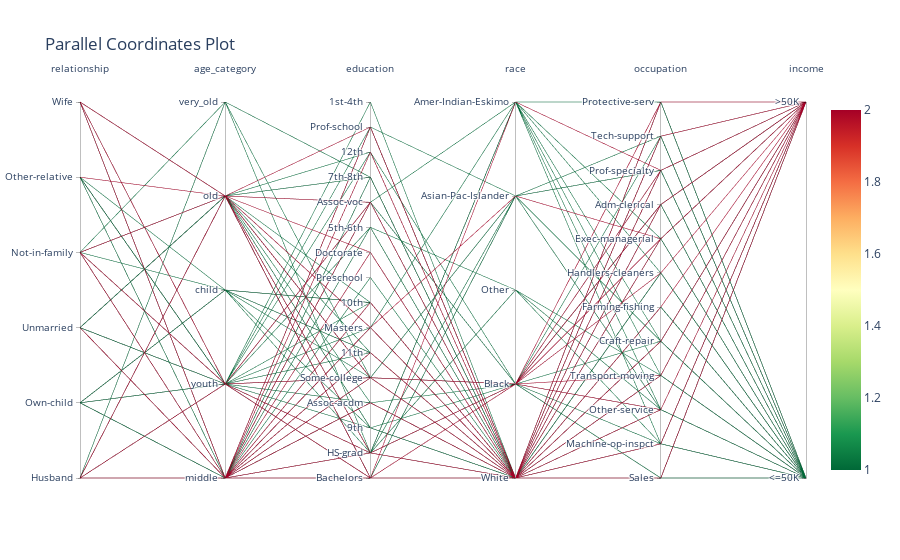

Notebook code cell kept with this figure:
### Markdown cell above
##### 可视化策略3
- 使用平行坐标图可视化（relationship, age_catrgory, education, race, occupation）等相对区分度较高的变量，发掘各变量之间的关系

### Code cell
# 使用平行坐标图，分析不同的变量取值组合下，income 的分布情况
import plotly.graph_objects as go

def parallel_coordinates_plot(df, cols, hue_col, title):
    dimensions = list()
    for col in cols:
        unique_values = df[col].unique()
        col_value_map = dict()
        for i, val in enumerate(unique_values):
            col_value_map[val] = i + 1 
        col_values = [col_value_map[val] for val in df[col]]
        dim = dict(range = [1, len(unique_values)],
                   tickvals = [i for i in range(1, len(unique_values) + 1)],
                   ticktext = unique_values,
                   label = col, values = col_values)
        dimensions.append(dim)
        
    hue_values = df[hue_col].unique()
    color_map = dict()
    for i, hue_value in enumerate(hue_values):
        color_map[hue_value] = i + 1
    
    colors = [color_map[val] for val in df[hue_col]]
    fig = go.Figure(data=
        go.Parcoords(
            line = dict(color = colors,
                       colorscale = 'RdYlGn',
                       showscale = True,
                       reversescale = True),
            dimensions = dimensions
        )
    )

    fig.update_layout(
        title=title,
        plot_bgcolor = 'white',
        paper_bgcolor = 'white'
    )

    fig.show()


plot_df = adult_df_filter[['relationship', 'age_category', 'education', 'race', 'occupation', 'income']]
# 随机抽样n条数据，避免数据量过大导致图像过于密集
sample_n = 500
plot_df = plot_df.sample(n=sample_n)

parallel_coordinates_plot(plot_df, cols=['relationship', 'age_category', 'education', 'race', 'occupation', 'income'], hue_col='income', title='Parallel Coordinates Plot')

### Figure 1 — Plotly figure (JSON) as saved in the notebook; plotly's stock layout.template omitted (floating-point values rounded to 4 significant figures; data arrays with more than 128 entries replaced by an {"elided": "..."} marker saying what was removed)
{"data": [{"dimensions": [{"label": "relationship", "range": [1, 6], "ticktext": ["Husband", "Own-child", "Unmarried", "Not-in-family", "Other-relative", "Wife"], "tickvals": [1, 2, 3, 4, 5, 6], "values": {"elided": "500 int values"}}, {"label": "age_category", "range": [1, 5], "ticktext": ["middle", "youth", "child", "old", "very_old"], "tickvals": [1, 2, 3, 4, 5], "values": {"elided": "500 int values"}}, {"label": "education", "range": [1, 16], "ticktext": ["Bachelors", "HS-grad", "9th", "Assoc-acdm", "Some-college", "11th", "Masters", "10th", "Preschool", "Doctorate", "5th-6th", "Assoc-voc", "7th-8th", "12th", "Prof-school", "1st-4th"], "tickvals": [1, 2, 3, 4, 5, 6, 7, 8, 9, 10, 11, 12, 13, 14, 15, 16], "values": {"elided": "500 int values"}}, {"label": "race", "range": [1, 5], "ticktext": ["White", "Black", "Other", "Asian-Pac-Islander", "Amer-Indian-Eskimo"], "tickvals": [1, 2, 3, 4, 5], "values": {"elided": "500 int values"}}, {"label": "occupation", "range": [1, 12], "ticktext": ["Sales", "Machine-op-inspct", "Other-service", "Transport-moving", "Craft-repair", "Farming-fishing", "Handlers-cleaners", "Exec-managerial", "Adm-clerical", "Prof-specialty", "Tech-support", "Protective-serv"], "tickvals": [1, 2, 3, 4, 5, 6, 7, 8, 9, 10, 11, 12], "values": {"elided": "500 int values"}}, {"label": "income", "range": [1, 2], "ticktext": ["<=50K", ">50K"], "tickvals": [1, 2], "values": {"elided": "500 int values"}}], "line": {"color": {"elided": "500 int values"}, "colorscale": [[0, "rgb(165,0,38)"], [0.1, "rgb(215,48,39)"], [0.2, "rgb(244,109,67)"], [0.3, "rgb(253,174,97)"], [0.4, "rgb(254,224,139)"], [0.5, "rgb(255,255,191)"], [0.6, "rgb(217,239,139)"], [0.7, "rgb(166,217,106)"], [0.8, "rgb(102,189,99)"], [0.9, "rgb(26,152,80)"], [1, "rgb(0,104,55)"]], "reversescale": true, "showscale": true}, "type": "parcoords"}], "layout": {"paper_bgcolor": "white", "plot_bgcolor": "white", "title": {"text": "Parallel Coordinates Plot"}}}
